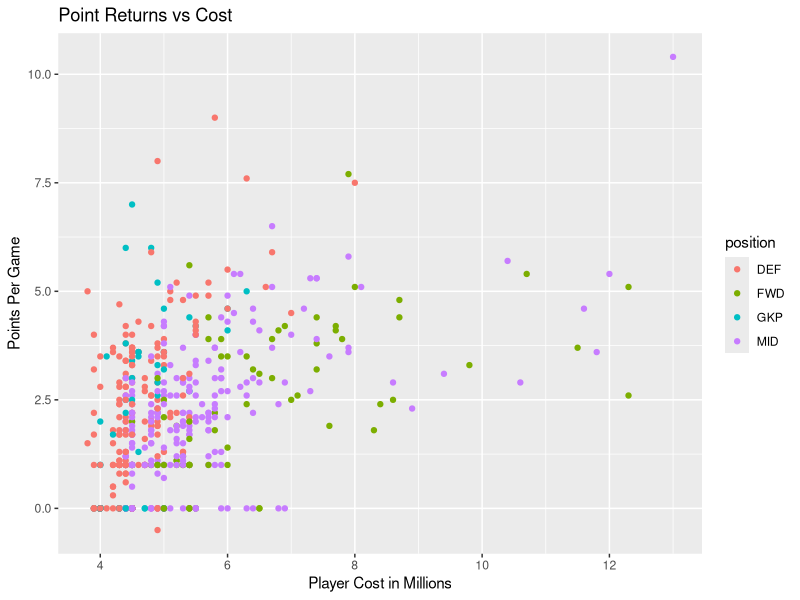

Generate this figure with R:
## ---- chunk 1
knitr::opts_chunk$set(echo = TRUE)
## ---- chunk 2
library(tidyverse)
## ---- chunk 3
fpl <- read.csv("fplAnalytics-playerStautsData.csv")

ggplot(fpl, aes(x = cost, y = points_per_game, color = position)) +
  geom_point() + 
  labs(title = "Point Returns vs Cost", x = "Player Cost in Millions", y = "Points Per Game")

